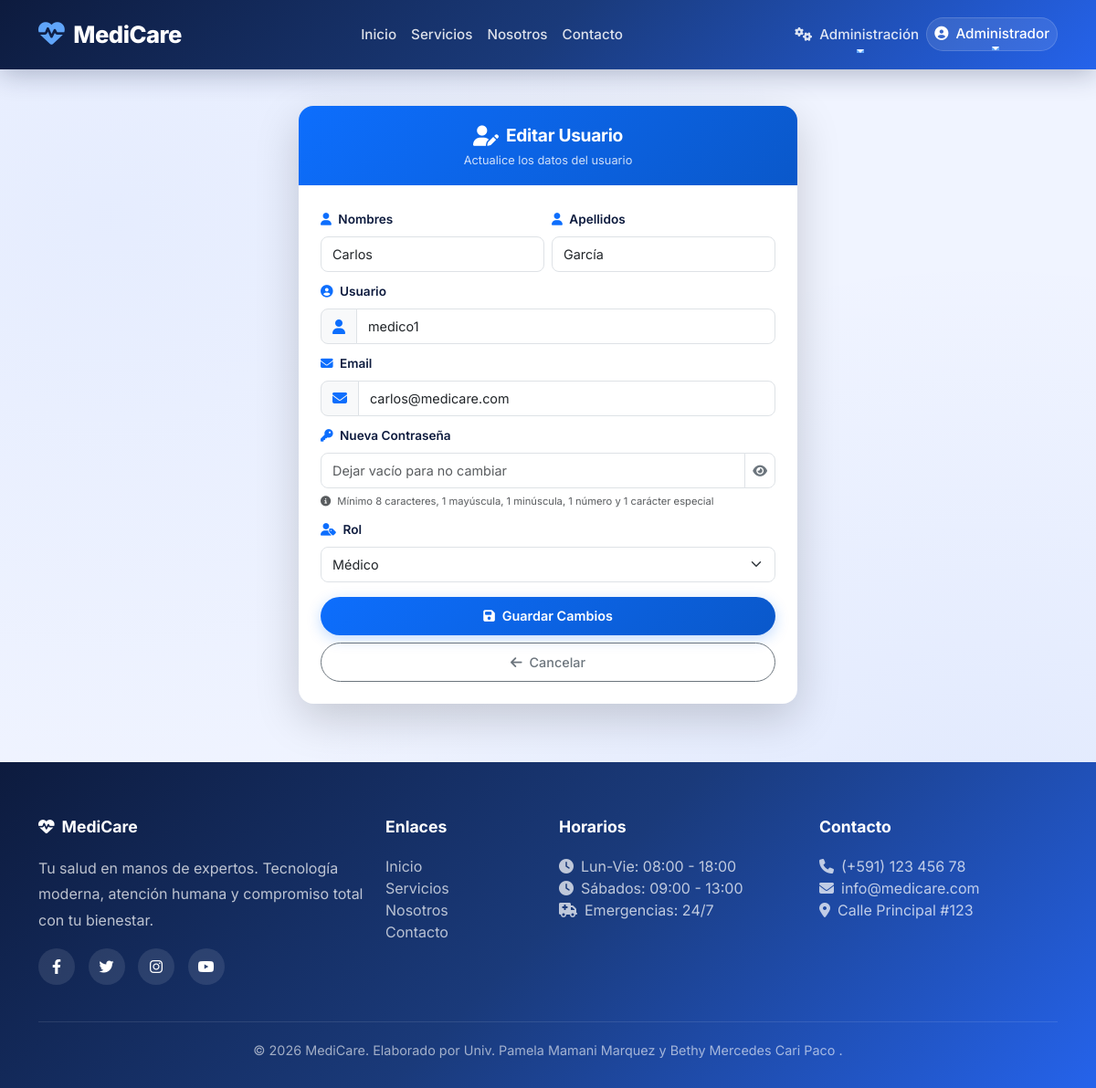
Page /admin/usuarios/editar/2 (signed in) on the committed database.
### app/models/usuario.py (models this page shows, shortened)
class Usuario(UserMixin, db.Model):
    __tablename__ = 'usuarios'
    id = db.Column(db.Integer, primary_key=True)
    username = db.Column(db.String(80), unique=True, nullable=False)
    email = db.Column(db.String(120), unique=True, nullable=False)
    password_hash = db.Column(db.String(200), nullable=False)
    rol = db.Column(db.String(20), nullable=False, default='paciente')
    nombres = db.Column(db.String(100))
    apellidos = db.Column(db.String(100))
    ci = db.Column(db.String(20))
    telefono = db.Column(db.String(20))
    fecha_registro = db.Column(db.DateTime, default=datetime.utcnow)
    activo = db.Column(db.Boolean, default=True)
    paciente = db.relationship('Paciente', back_populates='usuario', uselist=False)
    medico = db.relationship('Medico', back_populates='usuario', uselist=False)
    def is_admin(self):
        return self.rol == 'admin'

### app/admin/routes.py (the view, shortened to what this page needs)
@bp_admin.route('/usuarios/editar/<int:id>', methods=['GET', 'POST'])
@login_required
def editar_usuario(id):
    if not current_user.is_admin():
        flash('⛔ Acceso denegado.', 'danger')
        return redirect(url_for('core.landing'))
    usuario = Usuario.query.get_or_404(id)
    if usuario.id == current_user.id:
        flash('⚠️ No puedes editar tu propio usuario desde aquí.', 'warning')
        return redirect(url_for('admin.usuarios'))
    return render_template('admin/editar_usuario.html', usuario=usuario)

### templates/admin/editar_usuario.html (shortened to what this page needs)
{% extends "base.html" %}
{% block content %}
<div class="container py-4">
    <div class="row justify-content-center">
        <div class="col-lg-6 col-md-8">
            <div class="card border-0 shadow-lg" style="border-radius: 16px; overflow: hidden; background: white;">
                <div class="card-header text-center border-0" style="background: linear-gradient(135deg, #0d6efd, #0a58ca); padding: 18px 20px;">
                    <div class="d-flex align-items-center justify-content-center gap-2">
                        <i class="fas fa-user-edit" style="font-size: 1.4rem; color: white;"></i>
                        <span style="font-weight: 700; font-size: 1.2rem; color: white; letter-spacing: -0.3px;">
                            Editar Usuario
                        </span>
                    </div>
                    <p style="color: rgba(255,255,255,0.8); margin: 3px 0 0 0; font-size: 0.8rem;">
                        Actualice los datos del usuario
                    </p>
                </div>
                <div class="card-body p-4">
                    <form method="POST" action="{{ url_for('admin.editar_usuario', id=usuario.id) }}" id="formEditar">
                        <div class="row g-2">
                            <div class="col-md-6">
                                <label for="nombres" class="form-label fw-semibold" style="color: #0d1b3e; font-size: 0.85rem;">
                                    <i class="fas fa-user text-primary me-1"></i> Nombres
                                </label>
                                <input type="text" class="form-control form-control-sm" id="nombres" name="nombres"
                                       value="{{ usuario.nombres }}" required style="border-radius: 8px; padding: 8px 12px; font-size: 0.9rem; border-color: #dee2e6;">
                            </div>
                            <div class="col-md-6">
                                <label for="apellidos" class="form-label fw-semibold" style="color: #0d1b3e; font-size: 0.85rem;">
                                    <i class="fas fa-user text-primary me-1"></i> Apellidos
                                </label>
                                <input type="text" class="form-control form-control-sm" id="apellidos" name="apellidos"
                                       value="{{ usuario.apellidos }}" required style="border-radius: 8px; padding: 8px 12px; font-size: 0.9rem; border-color: #dee2e6;">
                            </div>
                        </div>
                        <div class="mt-2">
                            <label for="username" class="form-label fw-semibold" style="color: #0d1b3e; font-size: 0.85rem;">
                                <i class="fas fa-user-circle text-primary me-1"></i> Usuario
                            </label>
                            <div class="input-group">
                                <span class="input-group-text" style="background: #f8f9fa; border-radius: 8px 0 0 8px; border: 1px solid #dee2e6;">
                                    <i class="fas fa-user" style="color: #0d6efd;"></i>
                                </span>
                                <input type="text" class="form-control form-control-sm" id="username" name="username"
                                       value="{{ usuario.username }}" required style="border-radius: 0 8px 8px 0; padding: 8px 12px; font-size: 0.9rem; border-color: #dee2e6;">
                            </div>
                        </div>
                        <div class="mt-2">
                            <label for="email" class="form-label fw-semibold" style="color: #0d1b3e; font-size: 0.85rem;">
                                <i class="fas fa-envelope text-primary me-1"></i> Email
                            </label>
                            <div class="input-group">
                                <span class="input-group-text" style="background: #f8f9fa; border-radius: 8px 0 0 8px; border: 1px solid #dee2e6;">
                                    <i class="fas fa-envelope" style="color: #0d6efd;"></i>
                                </span>
                                <input type="email" class="form-control form-control-sm" id="email" name="email"
                                       value="{{ usuario.email }}" required style="border-radius: 0 8px 8px 0; padding: 8px 12px; font-size: 0.9rem; border-color: #dee2e6;">
                            </div>
                        </div>
                        <div class="mt-2">
                            <label for="password" class="form-label fw-semibold" style="color: #0d1b3e; font-size: 0.85rem;">
                                <i class="fas fa-key text-primary me-1"></i> Nueva Contraseña
                            </label>
                            <div class="input-group">
                                <input type="password" class="form-control form-control-sm" id="password" name="password"
                                       placeholder="Dejar vacío para no cambiar"
                                       style="border-radius: 8px 0 0 8px; padding: 8px 12px; font-size: 0.9rem; border-color: #dee2e6;">
                                <button type="button" class="btn btn-outline-secondary btn-sm" id="togglePassword"
                                        style="border-radius: 0 8px 8px 0; border-color: #dee2e6;">
                                    <i class="fas fa-eye" id="eyeIcon"></i>
                                </button>
                            </div>
                            <small class="text-muted" style="font-size: 0.7rem;">
                                <i class="fas fa-info-circle me-1"></i> Mínimo 8 caracteres, 1 mayúscula, 1 minúscula, 1 número y 1 carácter especial
                            </small>
                        </div>
                        <div class="mt-2">
                            <label for="rol" class="form-label fw-semibold" style="color: #0d1b3e; font-size: 0.85rem;">
                                <i class="fas fa-user-tag text-primary me-1"></i> Rol
                            </label>
                            <select class="form-select form-select-sm" id="rol" name="rol" required style="border-radius: 8px; padding: 8px 12px; font-size: 0.9rem; border-color: #dee2e6;">
                                <option value="medico" {% if usuario.rol == 'medico' %}selected{% endif %}>Médico</option>
                            </select>
                        </div>
                        <div class="d-grid gap-2 mt-3">
                            <button type="submit" class="btn btn-primary" id="btnActualizar"
                                    style="border-radius: 50px; padding: 10px; font-weight: 600; font-size: 0.9rem; background: linear-gradient(135deg, #0d6efd, #0a58ca); border: none; box-shadow: 0 4px 15px rgba(13, 110, 253, 0.25); transition: all 0.3s ease;">
                                <i class="fas fa-save me-2"></i>Guardar Cambios
                            </button>
                            <a href="{{ url_for('admin.usuarios') }}" class="btn btn-outline-secondary" style="border-radius: 50px; padding: 10px; font-weight: 500; font-size: 0.9rem; transition: all 0.3s ease;">
                                <i class="fas fa-arrow-left me-2"></i>Cancelar
                            </a>
                        </div>
                    </form>
                </div>
            </div>
        </div>
    </div>
</div>
{% endblock %}

### templates/base.html (shortened to what this page needs)
<!DOCTYPE html>
<html lang="es">
<head>
    <link href="https://cdn.jsdelivr.net/npm/bootstrap@5.3.0/dist/css/bootstrap.min.css" rel="stylesheet">
    <link rel="stylesheet" href="https://cdnjs.cloudflare.com/ajax/libs/font-awesome/6.4.0/css/all.min.css">
</head>
<body>
    <nav class="navbar navbar-expand-lg navbar-custom">
        <div class="container">
            <a class="navbar-brand" href="{{ url_for('core.landing') }}">
                <i class="fas fa-heartbeat"></i>MediCare
            </a>
            <div class="collapse navbar-collapse" id="navbarNav">
                <ul class="navbar-nav mx-auto">
                    <li class="nav-item">
                        <a class="nav-link" href="{{ url_for('core.landing') }}">Inicio</a>
                    </li>
                    <li class="nav-item">
                        <a class="nav-link" href="{{ url_for('core.servicios') }}">Servicios</a>
                    </li>
                    <li class="nav-item">
                        <a class="nav-link" href="{{ url_for('core.about') }}">Nosotros</a>
                    </li>
                    <li class="nav-item">
                        <a class="nav-link" href="{{ url_for('core.contacto') }}">Contacto</a>
                    </li>
                </ul>
                <ul class="navbar-nav">
                    {% if current_user.is_authenticated %}
                        {% if current_user.is_admin() %}
                        <li class="nav-item dropdown">
                            <a class="nav-link dropdown-toggle text-white" href="#" id="adminDropdown" role="button" data-bs-toggle="dropdown">
                                <i class="fas fa-cogs me-1"></i> Administración
                            </a>
                        </li>
                        {% endif %}
                        <li class="nav-item dropdown user-dropdown">
                            <a class="nav-link dropdown-toggle text-white" href="#" id="userDropdown" role="button" data-bs-toggle="dropdown">
                                <i class="fas fa-user-circle me-1"></i>
                                {{ current_user.nombres }}
                            </a>
                        </li>
                    {% endif %}
                </ul>
            </div>
        </div>
    </nav>
    <main>
        {% block content %}{% endblock %}
    </main>
    <footer class="footer-custom">
        <div class="container">
            <div class="row g-4">
                <div class="col-md-4">
                    <h5><i class="fas fa-heartbeat me-2"></i>MediCare</h5>
                    <p style="opacity: 0.8; line-height: 1.8; position: relative; z-index: 1;">Tu salud en manos de expertos. Tecnología moderna, atención humana y compromiso total con tu bienestar.</p>
                    <div class="social-links mt-3">
                        <a href="#"><i class="fab fa-facebook-f"></i></a>
                        <a href="#"><i class="fab fa-twitter"></i></a>
                        <a href="#"><i class="fab fa-instagram"></i></a>
                        <a href="#"><i class="fab fa-youtube"></i></a>
                    </div>
                </div>
                <div class="col-md-2">
                    <h5>Enlaces</h5>
                    <ul class="list-unstyled">
                        <li><a href="{{ url_for('core.landing') }}">Inicio</a></li>
                        <li><a href="{{ url_for('core.servicios') }}">Servicios</a></li>
                        <li><a href="{{ url_for('core.about') }}">Nosotros</a></li>
                        <li><a href="{{ url_for('core.contacto') }}">Contacto</a></li>
                    </ul>
                </div>
                <div class="col-md-3">
                    <h5>Horarios</h5>
                    <ul class="list-unstyled" style="opacity: 0.8;">
                        <li><i class="fas fa-clock me-2"></i>Lun-Vie: 08:00 - 18:00</li>
                        <li><i class="fas fa-clock me-2"></i>Sábados: 09:00 - 13:00</li>
                        <li><i class="fas fa-ambulance me-2"></i>Emergencias: 24/7</li>
                    </ul>
                </div>
                <div class="col-md-3">
                    <h5>Contacto</h5>
                    <ul class="list-unstyled" style="opacity: 0.8;">
                        <li><i class="fas fa-phone me-2"></i>(+591) 123 456 78</li>
                        <li><i class="fas fa-envelope me-2"></i>info@medicare.com</li>
                        <li><i class="fas fa-map-marker-alt me-2"></i>Calle Principal #123</li>
                    </ul>
                </div>
            </div>
            <div class="footer-bottom">
                <p class="mb-0">&copy; 2026 MediCare. Elaborado por Univ. Pamela Mamani Marquez y Bethy Mercedes Cari Paco .</p>
            </div>
        </div>
    </footer>
</body>
</html>

### templates/base.html (style rules this page uses)
:root { --primary-dark: #0d1b3e; --primary-mid: #1a3a7a; --primary-blue: #2563eb; --primary-light: #3b82f6; --primary-gradient: linear-gradient(135deg, #0d1b3e 0%, #1a3a7a 50%, #2563eb 100%); --glass-bg: rgba(255, 255, 255, 0.1); --glass-border: rgba(255, 255, 255, 0.15); --text-light: #ffffff; --text-dark: #0d1b3e; --shadow-soft: 0 8px 32px rgba(13, 27, 62, 0.15); --shadow-glass: 0 8px 32px rgba(0, 0, 0, 0.1); --border-radius: 16px; --transition: all 0.3s cubic-bezier(0.4, 0, 0.2, 1); }
* { font-family: 'Inter', sans-serif; margin: 0; padding: 0; box-sizing: border-box; }
body { background: #f0f4ff; color: var(--text-dark); min-height: 100vh; background-image: radial-gradient(ellipse at 10% 20%, rgba(37, 99, 235, 0.05) 0%, transparent 50%), radial-gradient(ellipse at 90% 80%, rgba(37, 99, 235, 0.08) 0%, transparent 50%); }
.navbar-custom { background: var(--primary-gradient); padding: 14px 0; box-shadow: 0 4px 30px rgba(13, 27, 62, 0.3); position: sticky; top: 0; z-index: 1000; backdrop-filter: blur(10px); }
.navbar-custom .navbar-brand { font-weight: 800; font-size: 1.6rem; color: white !important; letter-spacing: -0.5px; }
.navbar-custom .navbar-brand i { font-size: 1.8rem; margin-right: 10px; color: #60a5fa; }
.navbar-custom .nav-link { color: rgba(255,255,255,0.85) !important; font-weight: 500; padding: 8px 20px; border-radius: 8px; transition: var(--transition); font-size: 0.95rem; position: relative; }
.navbar-custom .nav-link::after { content: ''; position: absolute; bottom: 0; left: 50%; width: 0; height: 2px; background: #60a5fa; transition: var(--transition); transform: translateX(-50%); }
.user-dropdown .dropdown-toggle { color: white !important; padding: 6px 16px; border-radius: 50px; background: rgba(255,255,255,0.1); border: 1px solid rgba(255,255,255,0.15); }
.footer-custom { background: var(--primary-gradient); color: rgba(255,255,255,0.9); padding: 60px 0 30px 0; position: relative; overflow: hidden; margin-top: 40px; }
.footer-custom h5 { color: white; font-weight: 700; margin-bottom: 20px; font-size: 1.1rem; position: relative; z-index: 1; }
.footer-custom a { color: rgba(255,255,255,0.7); text-decoration: none; transition: var(--transition); display: inline-block; position: relative; z-index: 1; }
.footer-custom .social-links a { display: inline-flex; align-items: center; justify-content: center; width: 40px; height: 40px; background: rgba(255,255,255,0.1); border-radius: 50%; margin-right: 10px; transition: var(--transition); color: white; position: relative; z-index: 1; }
.footer-bottom { border-top: 1px solid rgba(255,255,255,0.1); padding-top: 20px; margin-top: 40px; text-align: center; font-size: 0.9rem; color: rgba(255,255,255,0.6); position: relative; z-index: 1; }

### rows in the picture
Usuario: nombres "Administrador"
Usuario: nombres "Carlos", apellidos "García", username "medico1", email "carlos@medicare.com", rol "Médico"
